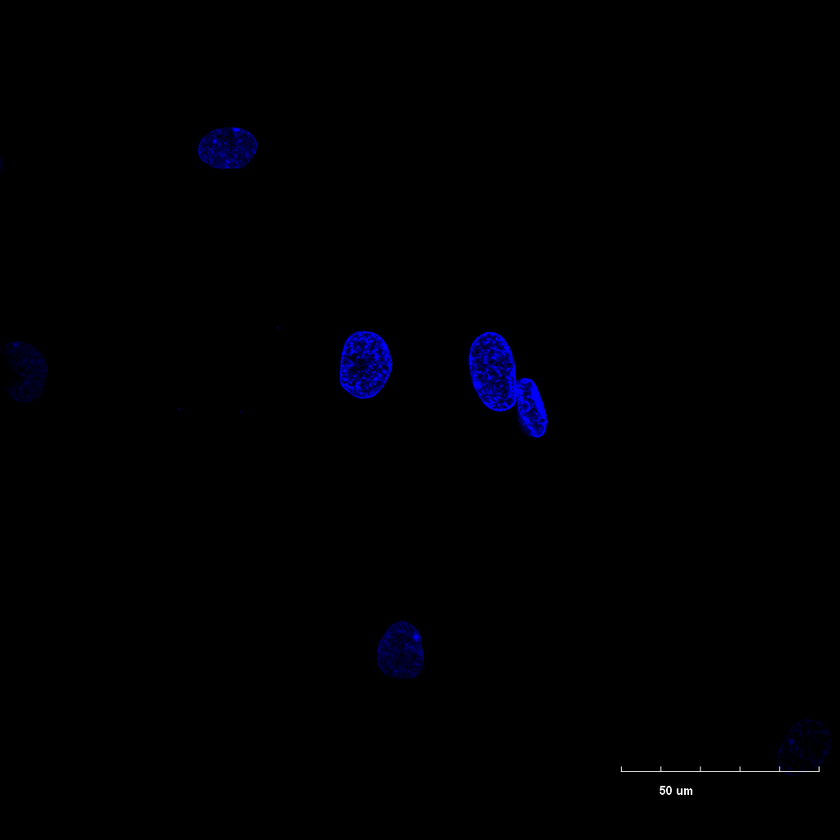
#> input picture cntrl/7 pat ctrl KI67 (561) 60X_0001_C001T001.tif, 840 x 840 px, shrunk from 1024 x 1024 before the run; its folder holds only this picture in this run
$ python cut_kernel_data.py
#> lines starting #> are read from the running program, lines starting #| are printed output that depends on the picture; after the words box and inside, x2 and y2 are one past the last pixel; in counts of white or black regions, pixels touching at a corner belong together
import cv2
import numpy as np
import os
from PIL import Image

input_folder = "cntrl"
output_folder = "cntrl_cut_new"
os.makedirs(output_folder, exist_ok=True)

image_files = [f for f in os.listdir(input_folder) if f.lower().endswith(('.tif', '.tiff'))]

if not image_files:
    print("В папке 'od' нет TIFF-файлов.")
    exit()

min_size = 0  # Минимальная площадь контура
min_solidity = 0.85  # Минимальная "сплошность" контура
binary_threshold = 10  # Порог бинаризации
colonies_saved = 0
for image_file in image_files:
    image_path = os.path.join(input_folder, image_file)
    image = cv2.imread(image_path, cv2.IMREAD_GRAYSCALE)
#> image: shape (840, 840); min 0, max 255, mean 0.3
    if image is None:
        continue

    h, w = image.shape
#> h = 840; w = 840
    base_name = os.path.splitext(image_file)[0]

    image_eq = cv2.equalizeHist(image)
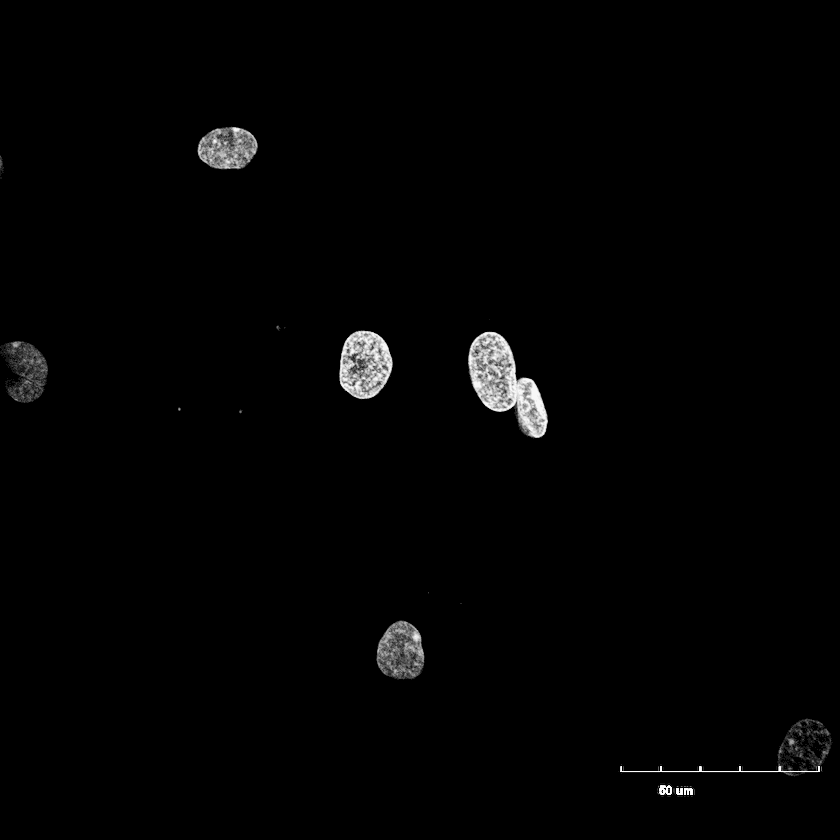
#> image_eq: shape (840, 840); min 0, max 255, mean 3.1
    image_blur = cv2.GaussianBlur(image_eq, (7, 7), 0)  # Увеличенное ядро

    # Адаптивная бинаризация
    binary = cv2.threshold(image_blur, binary_threshold, 255, cv2.THRESH_BINARY)[1]
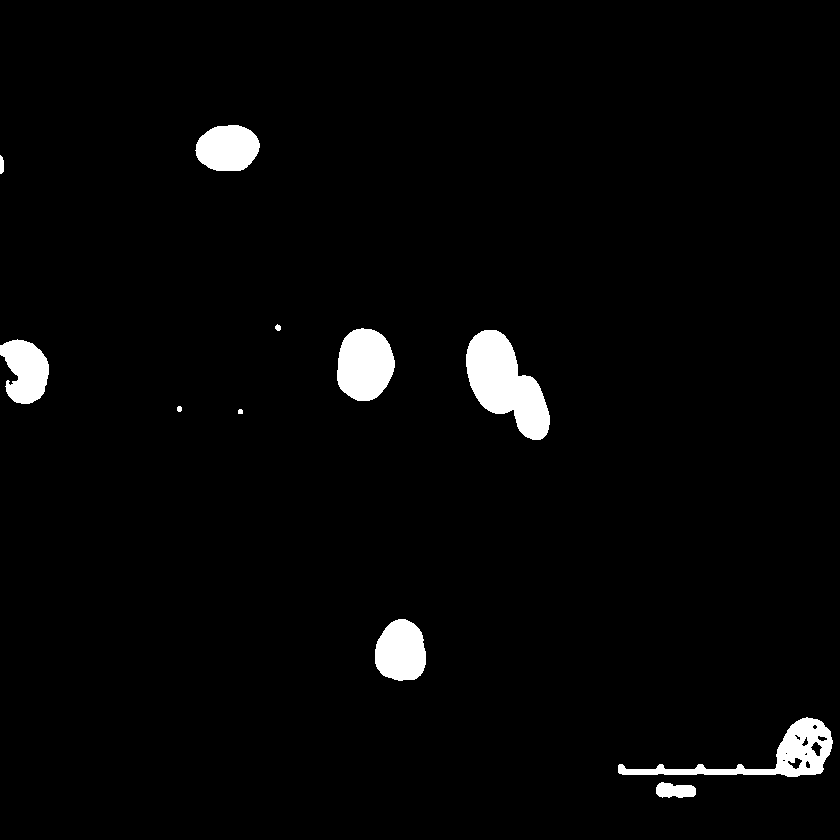
#> binary: shape (840, 840); 2.8% white; 11 white regions, largest, box (x1, y1, x2, y2) and area: (466, 330, 550, 440) 5227, (618, 717, 833, 777) 3382, (337, 328, 395, 401) 3310

    # Морфологическое закрытие для устранения мелких дырок
    kernel = cv2.getStructuringElement(cv2.MORPH_ELLIPSE, (5, 5))
    closed = cv2.morphologyEx(binary, cv2.MORPH_CLOSE, kernel, iterations=2)
#> closed: shape (840, 840); 2.8% white; 10 white regions


    # Поиск контуров
    contours, _ = cv2.findContours(closed, cv2.RETR_EXTERNAL, cv2.CHAIN_APPROX_SIMPLE)
#> contours = 10 contours, 2 with area under 20; largest, box (x1, y1, x2, y2) and area: (466, 330, 550, 440) 5106, (618, 717, 833, 798) 3915, (337, 328, 395, 401) 3216, (375, 619, 426, 681) 2440, (195, 125, 260, 171) 2277, (0, 339, 49, 404) 2182, (0, 155, 4, 174) 46, (275, 324, 281, 331) 22
    base_name = os.path.splitext(image_file)[0]
    print(base_name)
    col_num=0


    for cnt in contours:
        x, y, w_cnt, h_cnt = cv2.boundingRect(cnt)

        # Фильтр по границам
        if x < 2 or y < 2 or (x + w_cnt) > (w - 2) or (y + h_cnt) > (h - 2):
            continue

        # Фильтр по площади
        area = cv2.contourArea(cnt)
        if area < min_size:
            continue

        # Фильтр по "сплошности" (отношение площади контура к площади его выпуклой оболочки)
        hull = cv2.convexHull(cnt)
        hull_area = cv2.contourArea(hull)
        if hull_area == 0:
            continue
        solidity = float(area) / hull_area
        if solidity < min_solidity:
            continue

        # Сохранение
        col_num+=1
        colony = image[y:y + h_cnt, x:x + w_cnt]
        Image.fromarray(colony).save(f"{output_folder}/{base_name}_colony_{col_num}.tiff")
        colonies_saved += 1
#> this loop made 10 passes
#> (x, y, w_cnt, h_cnt, area, hull_area, solidity) on passes 1, 2, 6, 7, 8, 10: (618, 717, 215, 81, 3915, 9993, 0.392), (375, 619, 51, 62, 2440, 2483.5, 0.982), (466, 330, 84, 110, 5106.5, 5578, 0.915), (337, 328, 58, 73, 3216, 3262.5, 0.986), (275, 324, 6, 7, 22.5, 23, 0.978), (195, 125, 65, 46, 2277, 2313.5, 0.984)
#> (x, y, w_cnt, h_cnt) on passes 5, 9: (0, 339, 49, 65), (0, 155, 4, 19)
#> pass 2, `colony = image[y:y + h_cnt, x:x + w_cnt]`:
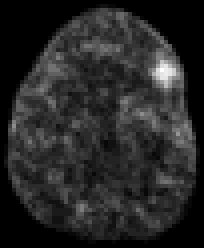
#> colony: shape (62, 51) (shown 4 times larger); min 0, max 29, mean 4.5; drawn with min black and max white
#> after the loop:
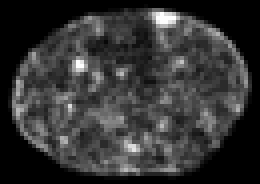
#> colony: shape (46, 65) (shown 4 times larger); min 0, max 29, mean 6; drawn with min black and max white
#> after the loop, col_num = 7; colonies_saved = 7


    print(f"{image_file}: сохранено {colonies_saved} колоний")
#| 7 pat ctrl KI67 (561) 60X_0001_C001T001.tif: сохранено 7 колоний

print("\nГотово!")

$ run again, on cntrl/7 pat ctrl KI67 (561)_0003_C001T001.tif
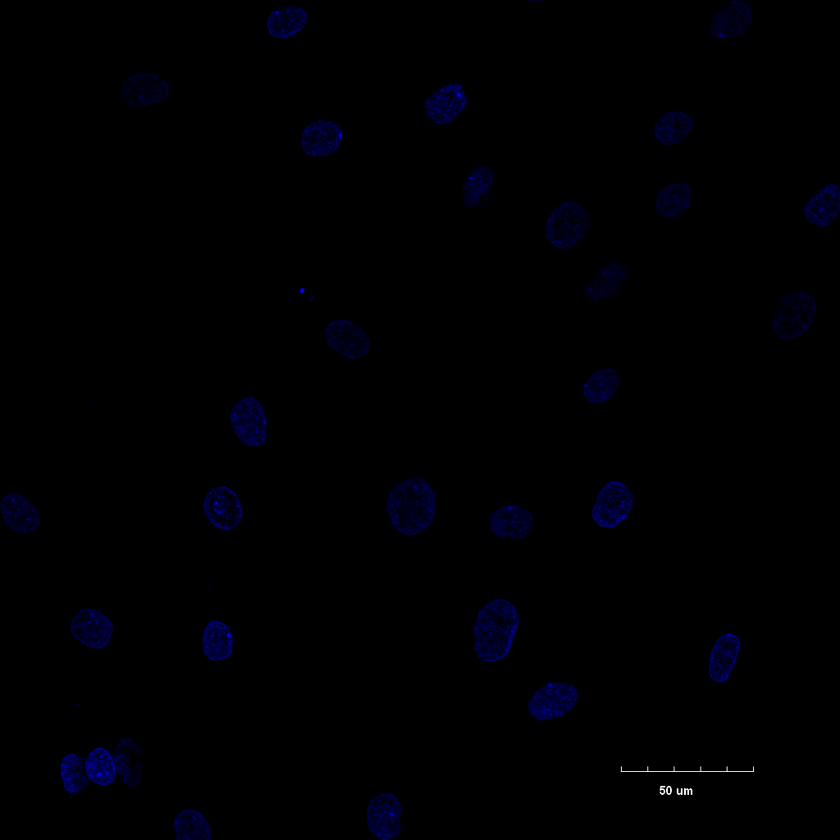
#> input picture cntrl/7 pat ctrl KI67 (561)_0003_C001T001.tif, 840 x 840 px, shrunk from 1024 x 1024 before the run
#> `binary = cv2.threshold(image_blur, binary_threshold, 255, cv2.THRESH_B..`:
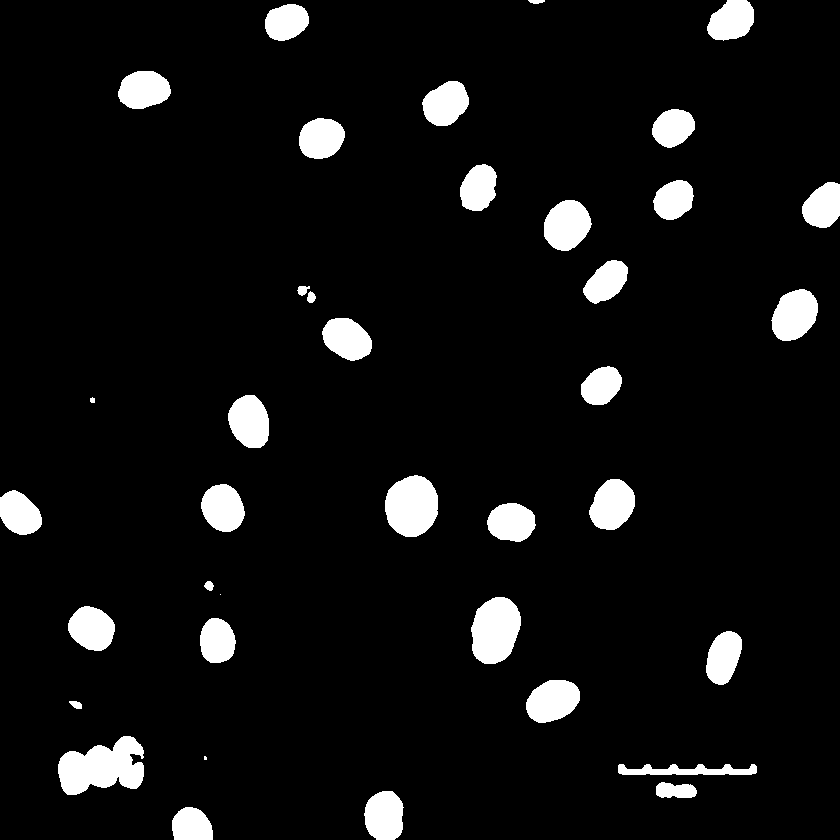
#> binary: shape (840, 840); 6.7% white; 38 white regions (2 under 20 px), largest, box (x1, y1, x2, y2) and area: (58, 736, 144, 795) 3415, (471, 597, 521, 664) 2588, (385, 475, 438, 537) 2585
#> closed: shape (840, 840); 6.7% white; 36 white regions (2 under 20 px)
#> contours = 36 contours, 3 with area under 20; largest, box (x1, y1, x2, y2) and area: (58, 736, 144, 795) 3426, (385, 475, 438, 537) 2506, (471, 597, 521, 664) 2502, (544, 200, 592, 251) 1755, (771, 289, 818, 341) 1736
#> the loop `for cnt in contours:` made 36 passes
#> (x, y, w_cnt, h_cnt, area, hull_area, solidity) on passes 3, 5, 6, 7, 8, 9, 10, 11: (618, 764, 139, 34, 1440, 3240.5, 0.444), (58, 736, 86, 59, 3425.5, 3933.5, 0.871), (69, 701, 13, 8, 58.5, 60, 0.975), (526, 680, 54, 43, 1689, 1717, 0.984), (706, 631, 36, 54, 1355, 1383.5, 0.979), (200, 618, 36, 45, 1231, 1256, 0.98), (68, 606, 47, 45, 1515.5, 1540, 0.984), (471, 597, 50, 67, 2502.5, 2562, 0.977)
#> after the loop `for cnt in contours:`:
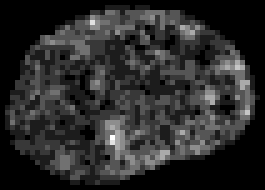
#> colony: shape (38, 53) (shown 5 times larger); min 0, max 9, mean 1.52; drawn with min black and max white
#> after the loop `for cnt in contours:`: col_num = 27
#| 7 pat ctrl KI67 (561)_0003_C001T001.tif: сохранено 27 колоний

$ run again, on cntrl/7 pat ctrl KI67 (561)_0004_C001T001.tif
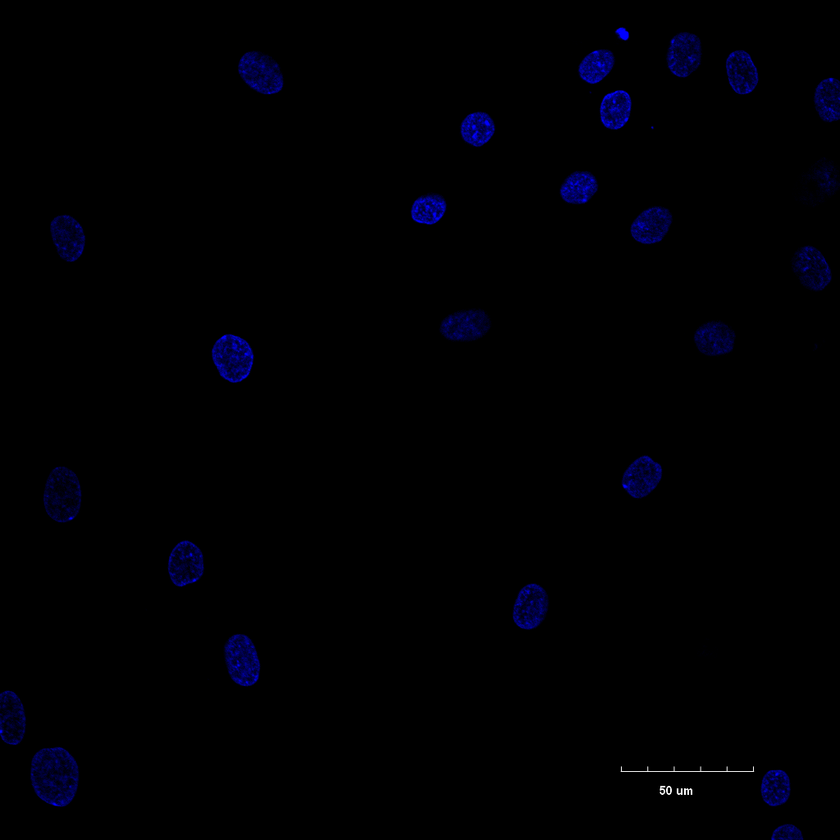
#> input picture cntrl/7 pat ctrl KI67 (561)_0004_C001T001.tif, 840 x 840 px, shrunk from 1024 x 1024 before the run
#> `binary = cv2.threshold(image_blur, binary_threshold, 255, cv2.THRESH_B..`:
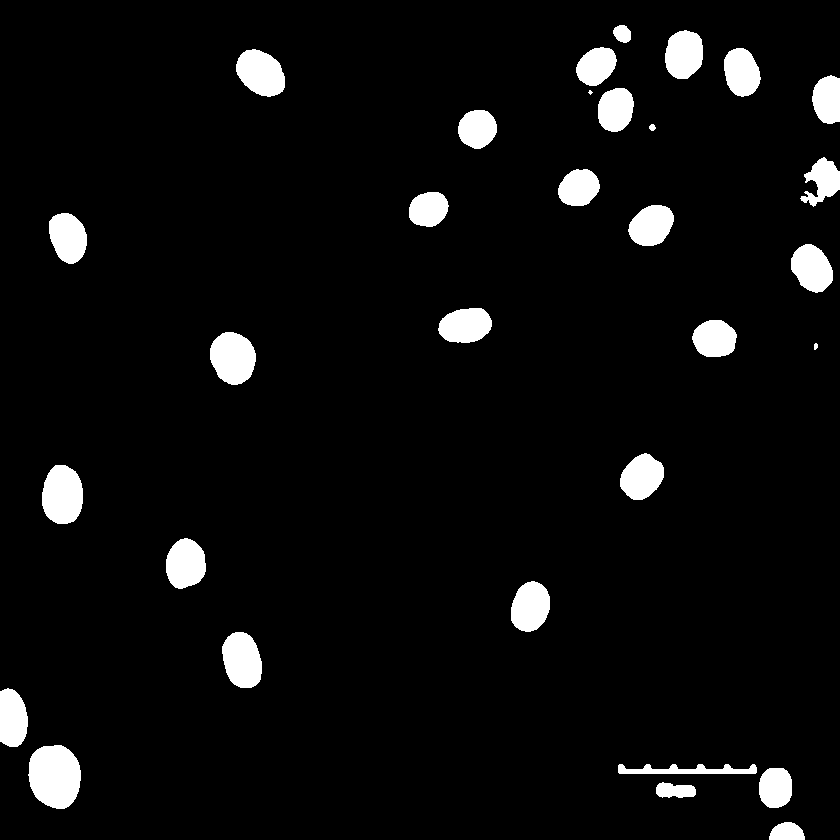
#> binary: shape (840, 840); 5.3% white; 31 white regions (1 under 20 px), largest, box (x1, y1, x2, y2) and area: (28, 745, 81, 809) 2693, (42, 465, 83, 524) 1961, (210, 332, 256, 385) 1875
#> closed: shape (840, 840); 5.3% white; 29 white regions
#> contours = 29 contours, 1 with area under 20; largest, box (x1, y1, x2, y2) and area: (28, 745, 81, 809) 2608, (42, 465, 83, 524) 1886, (618, 764, 792, 808) 1886, (210, 332, 256, 385) 1806, (222, 632, 262, 688) 1686
#> the loop `for cnt in contours:` made 29 passes
#> (x, y, w_cnt, h_cnt, area, hull_area, solidity) on passes 2, 3, 4, 6, 7, 8, 9, 10: (656, 782, 40, 16, 446.5, 497.5, 0.897), (618, 764, 174, 44, 1885.5, 4684.5, 0.402), (28, 745, 53, 64, 2608, 2652, 0.983), (222, 632, 40, 56, 1686, 1716.5, 0.982), (511, 581, 39, 51, 1475, 1499.5, 0.984), (166, 538, 40, 51, 1516.5, 1544, 0.982), (42, 465, 41, 59, 1886.5, 1917, 0.984), (620, 453, 44, 47, 1420.5, 1451.5, 0.979)
#> pass 2, `Image.fromarray(colony).save(f"{output_folder}/{base_name}_colony_{col..`:
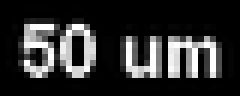
#> saved as 7 pat ctrl KI67 (561)_0004_C001T001_colony_1.tiff: PIL image 40x16 L (shown 6 times larger); min 0, max 255, mean 46.6
#> after the loop `for cnt in contours:`: col_num = 24
#| 7 pat ctrl KI67 (561)_0004_C001T001.tif: сохранено 24 колоний

$ run again, on cntrl/7 pat ctrl KI67 (561)_0005_C001T001.tif
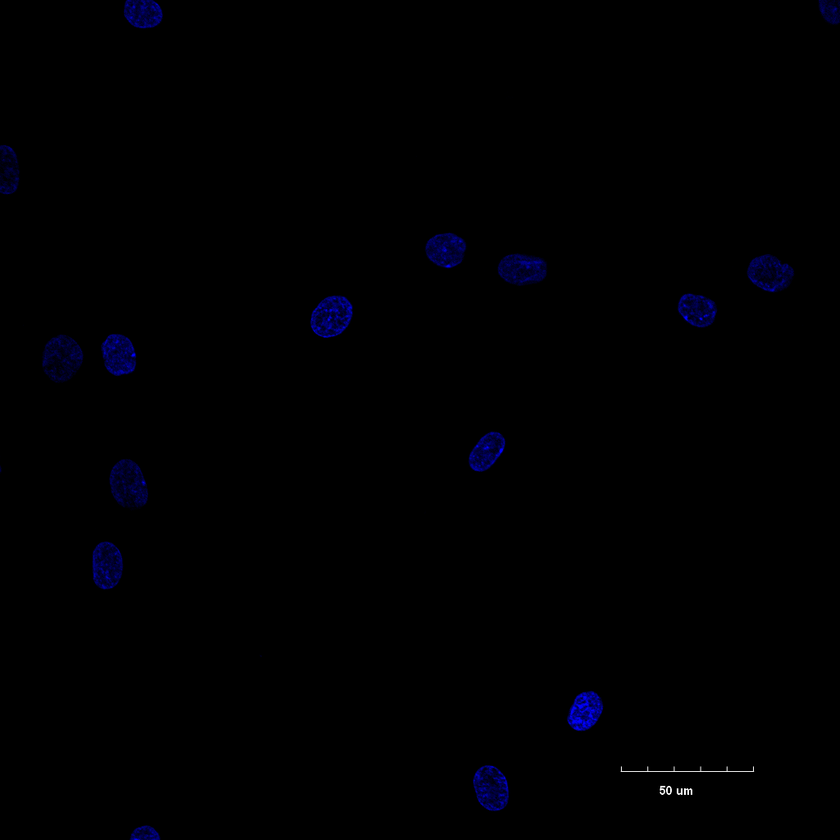
#> input picture cntrl/7 pat ctrl KI67 (561)_0005_C001T001.tif, 840 x 840 px, shrunk from 1024 x 1024 before the run
#> `binary = cv2.threshold(image_blur, binary_threshold, 255, cv2.THRESH_B..`:
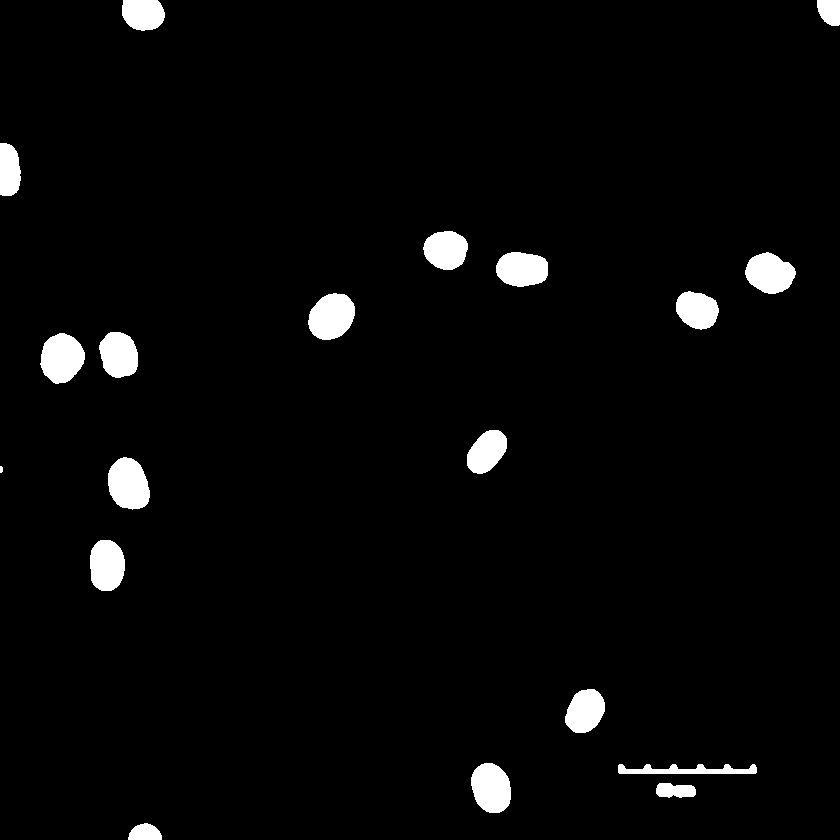
#> binary: shape (840, 840); 3.1% white; 19 white regions (1 under 20 px), largest, box (x1, y1, x2, y2) and area: (108, 457, 150, 510) 1704, (40, 333, 85, 384) 1689, (308, 293, 355, 340) 1678
#> closed: shape (840, 840); 3.1% white; 19 white regions (1 under 20 px)
#> contours = 19 contours, 1 with area under 20; largest, box (x1, y1, x2, y2) and area: (108, 457, 150, 510) 1636, (40, 333, 85, 384) 1624, (308, 293, 355, 340) 1612, (471, 763, 511, 813) 1512, (745, 252, 796, 294) 1468
#> the loop `for cnt in contours:` made 19 passes
#> (x, y, w_cnt, h_cnt, area, hull_area, solidity) on passes 2, 3, 4, 5, 6, 8, 9, 10: (656, 783, 40, 15, 440.5, 484, 0.91), (618, 764, 139, 10, 790, 1238, 0.638), (471, 763, 40, 50, 1512.5, 1534.5, 0.986), (565, 689, 40, 44, 1266, 1288.5, 0.983), (90, 540, 35, 51, 1414.5, 1437, 0.984), (108, 457, 42, 53, 1635.5, 1673, 0.978), (467, 430, 40, 44, 1187.5, 1204.5, 0.986), (40, 333, 45, 51, 1623.5, 1658.5, 0.979)
#> after the loop `for cnt in contours:`:
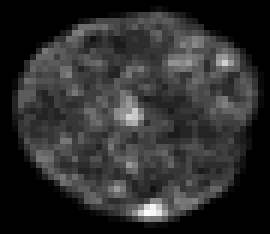
#> colony: shape (39, 45) (shown 6 times larger); min 0, max 28, mean 5.1; drawn with min black and max white
#> after the loop `for cnt in contours:`: col_num = 13
#| 7 pat ctrl KI67 (561)_0005_C001T001.tif: сохранено 13 колоний

$ run again, on cntrl/7 pat ctrl KI67 (561) 60X_C001T001.tif
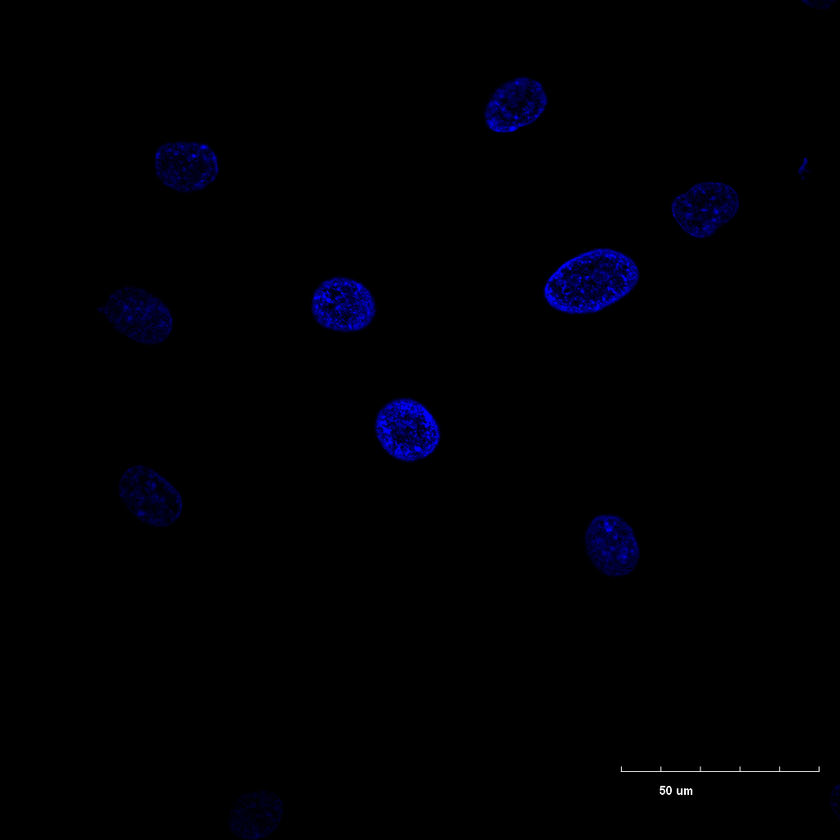
#> input picture cntrl/7 pat ctrl KI67 (561) 60X_C001T001.tif, 840 x 840 px, shrunk from 1024 x 1024 before the run
#> binary: shape (840, 840); 5.1% white; 15 white regions, largest, box (x1, y1, x2, y2) and area: (541, 246, 642, 317) 5236, (372, 395, 443, 464) 3708, (309, 274, 379, 335) 3317
#> closed: shape (840, 840); 5.1% white; 15 white regions
#> contours = 15 contours; largest, box (x1, y1, x2, y2) and area: (541, 246, 642, 317) 5118, (372, 395, 443, 464) 3611, (309, 274, 379, 335) 3224, (96, 285, 175, 346) 3180, (669, 180, 741, 240) 3084
#> the loop `for cnt in contours:` made 15 passes
#> (x, y, w_cnt, h_cnt, area, hull_area, solidity) on passes 3 to 10: (656, 782, 40, 16, 452.5, 504, 0.898), (618, 764, 206, 11, 1068, 1957, 0.546), (583, 512, 59, 67, 2955.5, 3005, 0.984), (117, 463, 67, 66, 3028.5, 3070.5, 0.986), (372, 395, 71, 69, 3611, 3661.5, 0.986), (96, 285, 79, 61, 3180, 3283.5, 0.968), (309, 274, 70, 61, 3223.5, 3278.5, 0.983), (541, 246, 101, 71, 5117.5, 5183, 0.987)
#> after the loop `for cnt in contours:`:
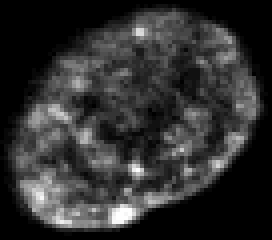
#> colony: shape (60, 68) (shown 4 times larger); min 0, max 29, mean 5.5; drawn with min black and max white
#> after the loop `for cnt in contours:`: col_num = 11
#| 7 pat ctrl KI67 (561) 60X_C001T001.tif: сохранено 11 колоний
